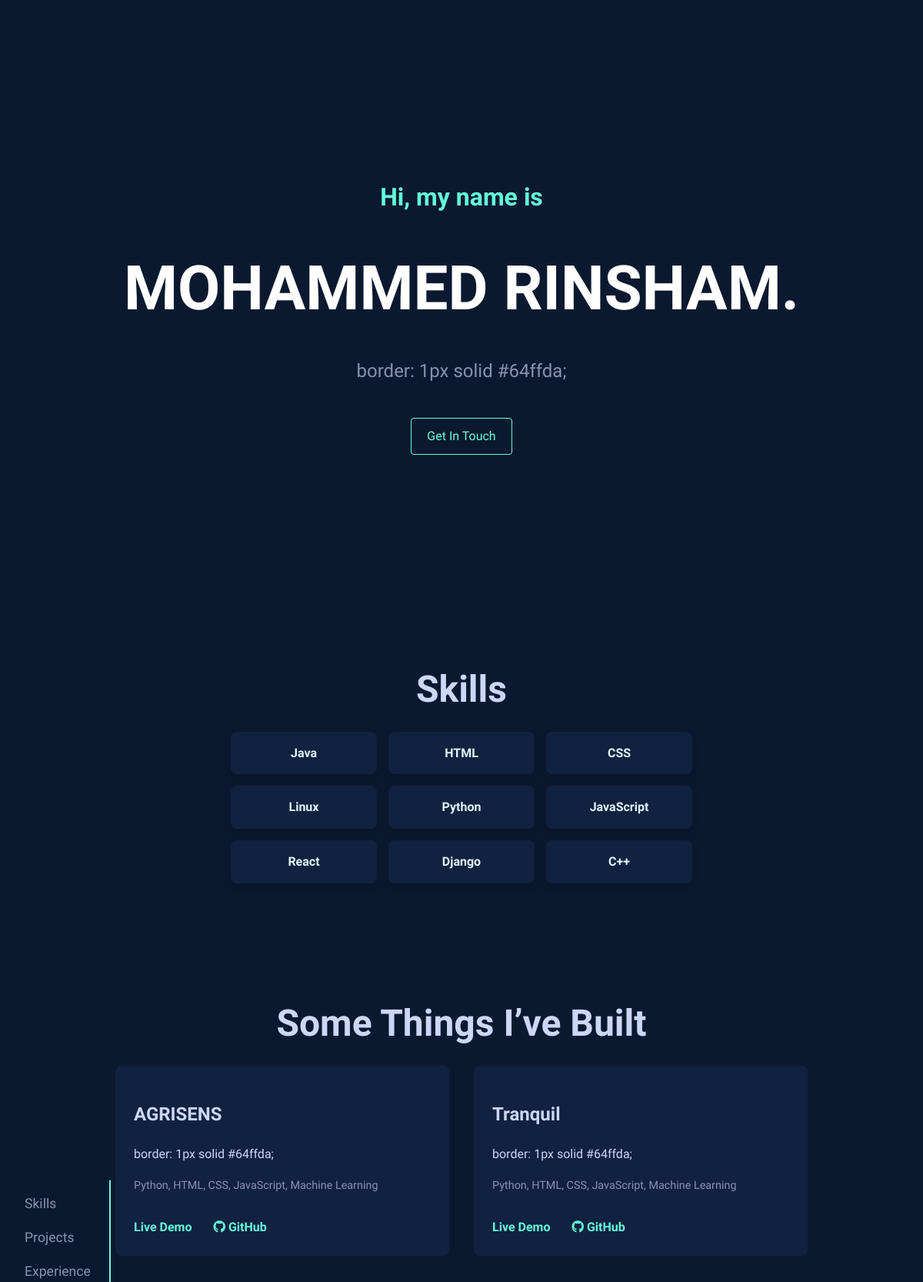
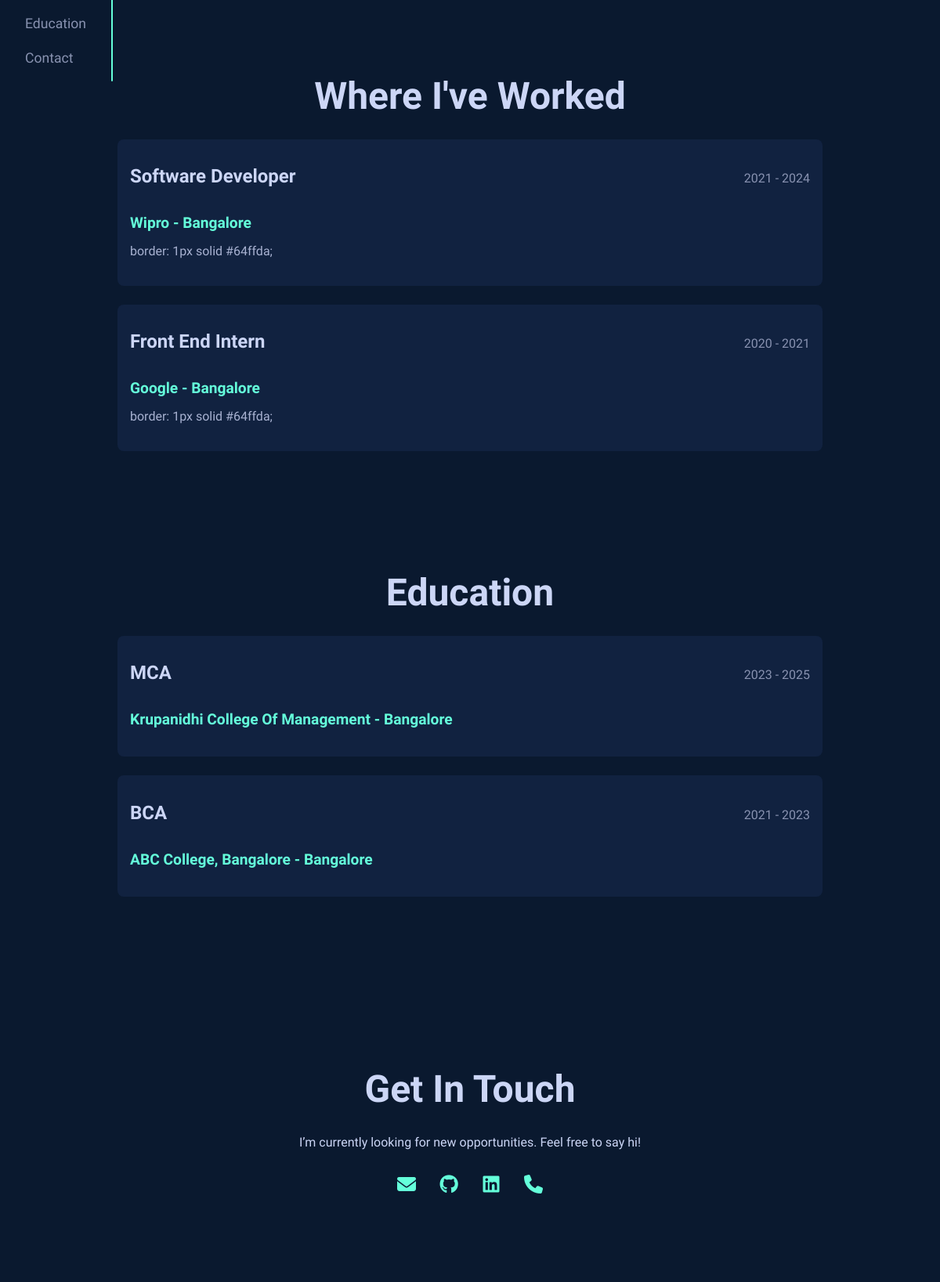
Page /portfolio/mohammed-rinsham-b7f4ee/ on the committed database (2 pictures, top to bottom).
### builder/models.py (models this page shows, shortened)
class Portfolio(models.Model):
    slug = models.SlugField(unique=True, blank=True)
    name = models.CharField(max_length=100)
    title = models.CharField(max_length=100, blank=True)
    bio = models.TextField(blank=True)
    email = models.EmailField()
    phone = models.CharField(max_length=20, blank=True)
    github = models.URLField(blank=True)
    linkedin = models.URLField(blank=True)
    skills = models.TextField(blank=True)  # Comma-separated skills

class Project(models.Model):
    portfolio = models.ForeignKey(Portfolio, on_delete=models.CASCADE, related_name='projects')
    title = models.CharField(max_length=100)
    description = models.TextField(blank=True)
    stack = models.CharField(max_length=200, blank=True)
    link = models.URLField(blank=True)
    github = models.URLField(blank=True)

class Experience(models.Model):
    portfolio = models.ForeignKey(Portfolio, on_delete=models.CASCADE, related_name='experiences')
    job_title = models.CharField(max_length=100)
    company_name = models.CharField(max_length=100)
    job_desc = models.TextField(blank=True)
    duration = models.CharField(max_length=100, blank=True)
    location = models.CharField(max_length=100, blank=True)

class Education(models.Model):
    portfolio = models.ForeignKey(Portfolio, on_delete=models.CASCADE, related_name='educations')
    degree = models.CharField(max_length=100)
    school = models.CharField(max_length=100)
    edu_desc = models.TextField(blank=True)
    edu_duration = models.CharField(max_length=100, blank=True)
    edu_location = models.CharField(max_length=100, blank=True)

### builder/views.py (the view)
# urls.py: path('portfolio/<slug:slug>/', views.view_portfolio, name='view_portfolio'),
def view_portfolio(request, slug):
    portfolio = get_object_or_404(Portfolio, slug=slug)
    project_data = []
    for project in portfolio.projects.all():
        project_data.append({
            'title': project.title,
            'description': project.description,
            'stack': project.stack,
            'link': project.link if project.link.startswith('http') else 'https://rinsham10.github.io/AgriSens/',
            'github': project.github if project.github.startswith('http') else ''
        })
    return render(request, 'template1.html', {
        'name': portfolio.name,
        'title': portfolio.title,
        'bio': portfolio.bio,
        'skills': [s.strip() for s in portfolio.skills.split(',')],
        'github': portfolio.github,
        'linkedin': portfolio.linkedin,
        'email': portfolio.email,
        'phone': portfolio.phone,
        'project_data': project_data,  # Adjusted to ensure full URL
        'experience': portfolio.experiences.all(),
        'education': portfolio.educations.all(),
    })

### builder/templates/template1.html (shortened to what this page needs)
{% load static %}
<!DOCTYPE html>
<html lang="en">
<head>
  <link rel="stylesheet" href="{% static 'css/template1.css' %}">
<link href="https://cdn.jsdelivr.net/npm/aos@2.3.4/dist/aos.css" rel="stylesheet">
<link rel="stylesheet" href="https://cdnjs.cloudflare.com/ajax/libs/font-awesome/6.5.0/css/all.min.css">
</head>
<body>
<nav class="side-nav">
  <ul>
    {% if skills %}
    <li><a href="#about">Skills</a></li>
    {% endif %}
    {% if project_data %}
      <li><a href="#projects">Projects</a></li>
    {% endif %}
    {% if experience %}
      <li><a href="#experience">Experience</a></li>
    {% endif %}
    {% if education %}
      <li><a href="#education">Education</a></li>
    {% endif %}
    <li><a href="#contact">Contact</a></li>
  </ul>
</nav>
  <header class="hero" data-aos="fade-up">
  <h1 class="intro">Hi, my name is</h1>
  <h2 class="name">{{ name }}.</h2>
  {% if bio %}
    <p class="subtitle">{{ bio }}</p><br>
  {% endif %}
  <a href="#contact" class="cta-button">Get In Touch</a>
</header>
  <main>
    {% if skills %}
    <section class="about" id="about">
      <h3 class="section-title">Skills</h3>
      <div class="about-content">
        <ul class="skills-grid">
          {% for skill in skills %}
            <li>{{ skill }}</li>
          {% endfor %}
        </ul>
      </div>
      <br><br><br>
    </section>
    {% endif %}
    {% if project_data %}
    <section class="projects" id="projects">
      <h3 class="section-title">Some Things I’ve Built</h3>
      <div class="project-cards">
        {% for project in project_data %}
          <div class="project-card">
            <h2>{{ project.title }}</h2>
            {% if project.description %}
              <p>{{ project.description }}</p>
            {% else %}
              <p class="no-description">No description available</p>
            {% endif %}
            {% if project.stack %}
              <p class="tech-stack">{{ project.stack }}</p>
            {% endif %}
            {% if project.link %}
              <a href="{{ project.link }}" target="_blank" class="project-link">Live Demo</a>
            {% endif %}
            {% if project.github %}
              <a href="{{ project.github }}" target="_blank" class="project-link github-link">
                <i class="fab fa-github"></i> GitHub
              </a>
            {% endif %}
          </div>
        {% endfor %}
      </div>
      <br><br>
    </section>
  {% endif %}
    {% if experience %}
<section class="experience" id="experience">
  <h3 class="section-title">Where I've Worked</h3>
  <div class="experience-list">
    {% for exp in experience %}
    <div class="experience-item">
      <div class="exp-header">
        <h2 class="job-title">{{ exp.job_title }}</h2>
        <h4 class="duration">{{ exp.duration }}</h4>
      </div>
      <h3 class="company">{{ exp.company_name }} - {{ exp.location }}</h3>
      <p class="description">{{ exp.job_desc }}</p>
    </div>
    {% endfor %}
  </div>
  <br><br>
</section>
{% endif %}
{% if education %}
<section class="education" id="education">
  <h3 class="section-title">Education</h3>
  <div class="education-list">
    {% for edu in education %}
    <div class="education-item">
      <div class="edu-header">
        <h2 class="degree">{{ edu.degree }}</h2>
        <h4 class="duration">{{ edu.edu_duration }}</h4>
      </div>
      <h3 class="school">{{ edu.school }} - {{ edu.edu_location }}</h3>
    </div>
    {% endfor %}
  </div>
  <br>
</section>
{% endif %}
  </main>
  <footer id="contact">
    <h3 class="section-title">Get In Touch</h3>
    <p>I’m currently looking for new opportunities. Feel free to say hi!</p>
    <div class="contact-info flex justify-center gap-6 text-2xl mt-4 text-[#3F1A2B]">
      {% if email %}
        <a href="mailto:{{ email }}" class="hover:text-[#B2183A]" title="Email">
          <i class="fas fa-envelope"></i>
        </a>
      {% endif %}
      {% if github %}
        <a href="{{ github }}" target="_blank" class="hover:text-[#B2183A]" title="GitHub">
          <i class="fab fa-github"></i>
        </a>
      {% endif %}
      {% if linkedin %}
        <a href="{{ linkedin }}" target="_blank" class="hover:text-[#B2183A]" title="LinkedIn">
          <i class="fab fa-linkedin"></i>
        </a>
      {% endif %}
      {% if phone %}
        <a href="tel:{{ phone }}" class="hover:text-[#B2183A]" title="Phone">
          <i class="fas fa-phone"></i>
        </a>
      {% endif %}
    </div>
  </footer>
</body>
</html>

### builder/static/css/template1.css (style rules this page uses)
body { background-color: #0a192f; color: #ccd6f6; font-family: 'Fira Sans', sans-serif; margin: 0; padding: 0; line-height: 1.6; }
a { color: #64ffda; text-decoration: none; }
.section-title { font-size: 3rem; color: #ccd6f6; margin-bottom: 1rem; text-align: center; }
.hero { display: flex; flex-direction: column; justify-content: center; align-items: center; min-height: 100vh; text-align: center; padding: 0 2rem; }
.subtitle { max-width: 800px; color: #8892b0; margin: 1rem 0 1rem; font-size: 1.5rem; line-height: 1.6; word-wrap: break-word; word-break: break-word; }
.intro { color: #64ffda; font-size: 2rem; }
.name { font-size: 5rem; font-weight: bold; color: #ffffff; margin: 0.5rem 0; }
.cta-button { padding: 10px 20px; border: 1px solid #64ffda; border-radius: 4px; color: #64ffda; background: transparent; transition: all 0.3s ease; font-size: 1rem; }
.about, .projects, .experience, .education, .contact { padding: 10px 2rem; max-width: 900px; margin: 0 auto; }
.skills-grid { display: grid; grid-template-columns: repeat(auto-fit, minmax(140px, 1fr)); gap: 15px; list-style: none; padding: 0; margin: 0 auto; max-width: 600px; }
.skills-grid li { background: linear-gradient(1deg, #112240, #112240); backdrop-filter: blur(6px); padding: 12px 18px; border-radius: 8px; font-size: 1rem; font-weight: 600; color: #e0f7fa; text-align: center; box-shadow: 0 4px 10px rgba(0, 0, 0, 0.15); cursor: pointer; border: 3px solid transparent; transition: border 0.3s ease, transform 0.3s ease; animation: popIn 0.5s ease forwards; }
.project-cards { display: grid; grid-template-columns: repeat(auto-fit, minmax(300px, 1fr)); gap: 2rem; }
.project-card { background-color: #112240; padding: 1.5rem; border-radius: 8px; transition: transform 0.3s ease; }
.project-link { display: inline-block; margin-top: 1rem; margin-right: 1.5rem; color: #64ffda; font-weight: bold; }
.tech-stack { font-size: 0.9rem; color: #8892b0; margin-top: 0.5rem; }
footer { padding: 100px 2rem; text-align: center; background-color: #0a192f; }
.experience-item, .education-item { background: #112240; padding: 1rem; border-radius: 8px; margin-bottom: 1.5rem; transition: transform 0.3s ease; }
.side-nav { position: fixed; top: 50%; left: 2rem; transform: translateY(-50%); display: flex; flex-direction: column; padding-right: 1.5rem; border-right: 2px solid #64ffda; z-index: 999; }
.side-nav ul { list-style: none; padding: 0; margin: 0; }
.side-nav li { margin: 1rem 0; }
.side-nav a { color: #8892b0; text-decoration: none; font-size: 1.1rem; font-weight: 500; transition: color 0.3s; }
.contact-info a { display: inline-flex; align-items: center; justify-content: center; width: 50px; height: 50px; color: #64ffda; border-radius: 50%; transition: color 0.3s ease, transform 0.3s ease; font-size: 24px; }
.exp-header, .edu-header { display: flex; justify-content: space-between; align-items: baseline; flex-wrap: wrap; margin-bottom: 0.5rem; }
.job-title, .degree { font-size: 1.5rem; color: #ccd6f6; font-weight: 600; margin: 0; }
.duration { font-size: 1rem; color: #8892b0; font-weight: 400; margin-left: auto; }
.company, .school { font-size: 1.2rem; color: #64ffda; margin: 0.25rem 0; }
.description { margin-top: 0.5rem; color: #a8b2d1; line-height: 1.5; }

### builder/templates/template1.html (style rules this page uses)
html { scroll-behavior: smooth; }

### rows in the picture
Portfolio: name "MOHAMMED RINSHAM", bio "border: 1px solid #64ffda;"
Project: title "AGRISENS", description "border: 1px solid #64ffda;", stack "Python, HTML, CSS, JavaScript, Machine Learning"
Project: title "Tranquil", description "border: 1px solid #64ffda;", stack "Python, HTML, CSS, JavaScript, Machine Learning"
Experience: job_title "Software Developer", duration "2021 - 2024", company_name "Wipro", location "Bangalore", job_desc "border: 1px solid #64ffda;"
Experience: job_title "Front End Intern", duration "2020 - 2021", company_name "Google", location "Bangalore", job_desc "border: 1px solid #64ffda;"
Education: degree "MCA", edu_duration "2023 - 2025", school "Krupanidhi College Of Management", edu_location "Bangalore"
Education: degree "BCA", edu_duration "2021 - 2023", school "ABC College, Bangalore", edu_location "Bangalore"

### other values in the picture
{{ skill }} "Java" "HTML" "CSS" "Linux" "Python" "JavaScript" "React" "Django" "C++"
